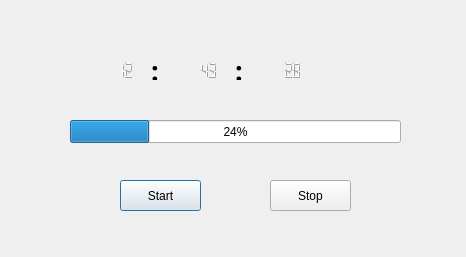
<?xml version="1.0" encoding="UTF-8"?>
<ui version="4.0">
 <class>QTimerDemoClass</class>
 <widget class="QDialog" name="QTimerDemoClass">
  <property name="geometry">
   <rect>
    <x>0</x>
    <y>0</y>
    <width>466</width>
    <height>257</height>
   </rect>
  </property>
  <property name="windowTitle">
   <string>QTimerDemo</string>
  </property>
  <widget class="QPushButton" name="btnStart">
   <property name="geometry">
    <rect>
     <x>120</x>
     <y>180</y>
     <width>81</width>
     <height>31</height>
    </rect>
   </property>
   <property name="text">
    <string>Start</string>
   </property>
  </widget>
  <widget class="QWidget" name="horizontalLayoutWidget_2">
   <property name="geometry">
    <rect>
     <x>70</x>
     <y>50</y>
     <width>331</width>
     <height>41</height>
    </rect>
   </property>
   <layout class="QHBoxLayout" name="horizontalLayout_3">
    <item>
     <widget class="QLCDNumber" name="lcdHour">
      <property name="font">
       <font>
        <family>Aharoni</family>
        <pointsize>14</pointsize>
        <weight>75</weight>
        <bold>true</bold>
       </font>
      </property>
      <property name="frameShape">
       <enum>QFrame::NoFrame</enum>
      </property>
      <property name="intValue" stdset="0">
       <number>12</number>
      </property>
     </widget>
    </item>
    <item>
     <widget class="QLabel" name="label_3">
      <property name="font">
       <font>
        <family>Aharoni</family>
        <pointsize>20</pointsize>
        <weight>75</weight>
        <bold>true</bold>
       </font>
      </property>
      <property name="text">
       <string>:</string>
      </property>
     </widget>
    </item>
    <item>
     <widget class="QLCDNumber" name="lcdMin">
      <property name="frameShape">
       <enum>QFrame::NoFrame</enum>
      </property>
      <property name="intValue" stdset="0">
       <number>43</number>
      </property>
     </widget>
    </item>
    <item>
     <widget class="QLabel" name="label_4">
      <property name="font">
       <font>
        <family>Aharoni</family>
        <pointsize>20</pointsize>
        <weight>75</weight>
        <bold>true</bold>
       </font>
      </property>
      <property name="text">
       <string>:</string>
      </property>
     </widget>
    </item>
    <item>
     <widget class="QLCDNumber" name="lcdSec">
      <property name="frameShape">
       <enum>QFrame::NoFrame</enum>
      </property>
      <property name="segmentStyle">
       <enum>QLCDNumber::Filled</enum>
      </property>
      <property name="intValue" stdset="0">
       <number>28</number>
      </property>
     </widget>
    </item>
    <item>
     <spacer name="horizontalSpacer_3">
      <property name="orientation">
       <enum>Qt::Horizontal</enum>
      </property>
      <property name="sizeHint" stdset="0">
       <size>
        <width>40</width>
        <height>20</height>
       </size>
      </property>
     </spacer>
    </item>
   </layout>
  </widget>
  <widget class="QProgressBar" name="pbTimer">
   <property name="geometry">
    <rect>
     <x>70</x>
     <y>120</y>
     <width>331</width>
     <height>23</height>
    </rect>
   </property>
   <property name="value">
    <number>24</number>
   </property>
  </widget>
  <widget class="QPushButton" name="btnStop">
   <property name="geometry">
    <rect>
     <x>270</x>
     <y>180</y>
     <width>81</width>
     <height>31</height>
    </rect>
   </property>
   <property name="text">
    <string>Stop</string>
   </property>
  </widget>
 </widget>
 <layoutdefault spacing="6" margin="11"/>
 <resources>
  <include location="QTimerDemo.qrc"/>
 </resources>
 <connections/>
</ui>
